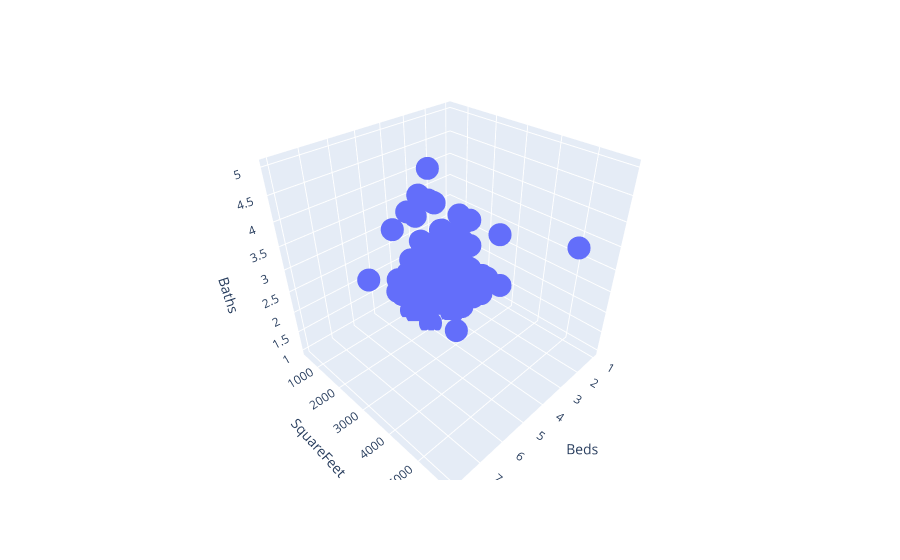

Notebook code for this chart:
### Code cell
px.scatter_3d(df,x="Beds",y="SquareFeet",z="Baths")

### Figure 1 — Plotly figure (JSON) as saved in the notebook; plotly's stock layout.template omitted (floating-point values rounded to 4 significant figures; data arrays with more than 128 entries replaced by an {"elided": "..."} marker saying what was removed)
{"data": [{"hovertemplate": "Beds=%{x}<br>SquareFeet=%{y}<br>Baths=%{z}<extra></extra>", "legendgroup": "", "marker": {"color": "#636efa", "symbol": "circle"}, "mode": "markers", "name": "", "scene": "scene", "showlegend": false, "type": "scatter3d", "x": {"elided": "814 int values"}, "y": {"elided": "814 int values"}, "z": {"elided": "814 int values"}}], "layout": {"legend": {"tracegroupgap": 0}, "margin": {"t": 60}, "scene": {"domain": {"x": [0, 1], "y": [0, 1]}, "xaxis": {"title": {"text": "Beds"}}, "yaxis": {"title": {"text": "SquareFeet"}}, "zaxis": {"title": {"text": "Baths"}}}}}
